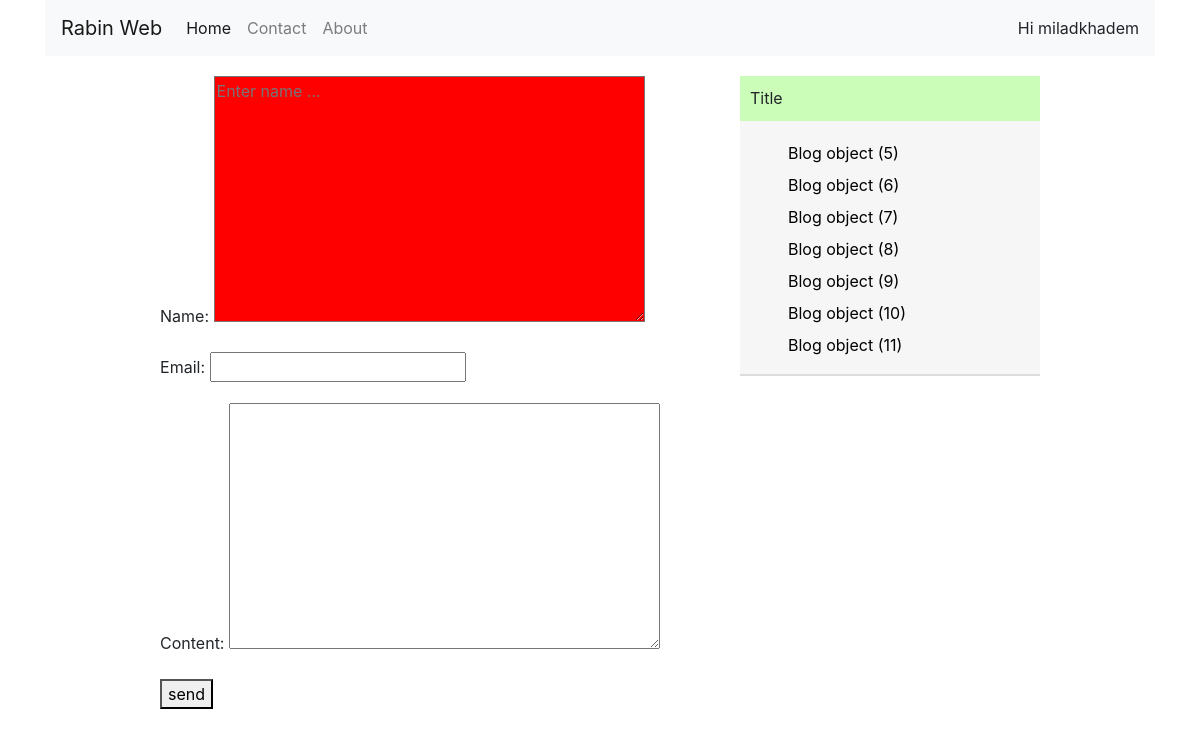
Page /contact (signed in) on the committed database.
### blog/models.py (models this page shows)
class Blog(models.Model):
    title = models.CharField(max_length=200)
    content = models.TextField()
    pub_date = models.DateField(auto_now_add=True)

### blog/views.py (the view)
# urls.py: path('contact',views.contact,name="contact"),
def contact(request):
    form = ContactBlogForm()
    if request.method == "POST":
        form = ContactBlogForm(request.POST)
        if form.is_valid():
            form.save()
            form = ContactBlogForm()
    dic = {
    'form' : form
    }
    return render(request, "contact.html",dic)

### blog/forms.py (shortened to what this page needs)
class ContactBlogForm(forms.ModelForm):
    name = forms.CharField(widget=forms.Textarea(attrs={
        'class' : 'name-field',
        'placeholder' : 'Enter name ...'
    }))
    email = forms.EmailField(required=False)
    class Meta:
        model = ContactBlog
        fields = '__all__'

### blog/list_blog.py (called while the page is built)
def list_objects(request):
    return {
        'all_posts' : Blog.objects.order_by('pub_date')
    }

### templates/contact.html
{% extends 'base.html' %}
{% block content %}
<form method="post">
  {{ form.as_p }}{% csrf_token %}
  <button type="submit" name="send">send</button>
</form>
{% endblock %}

### templates/base.html (shortened to what this page needs)
{% load static %}
<!DOCTYPE html>
<html lang="en" dir="ltr">
  <head>
<link rel="stylesheet" href="https://stackpath.bootstrapcdn.com/bootstrap/4.5.2/css/bootstrap.min.css">
<link rel="stylesheet" href="{% static 'style.css' %}">
  </head>
  <body>
<div class="container">
<header>
  <nav class="navbar navbar-expand-lg navbar-light bg-light">
  <a class="navbar-brand" href="#">Rabin Web</a>
  <div class="collapse navbar-collapse" id="navbarNav">
    <ul class="navbar-nav">
      <li class="nav-item active">
        <a class="nav-link" href="#">Home <span class="sr-only">(current)</span></a>
      </li>
      <li class="nav-item">
        <a class="nav-link" href="#">Contact</a>
      </li>
      <li class="nav-item">
        <a class="nav-link" href="#">About</a>
      </li>
    </ul>
  </div>
  <div class="nav-btn">
    {% if user.is_authenticated %}
    <span>Hi {{user.username}}</span>
    {% else %}
    <button type="button" class="btn btn-success">Login</button>
    {% endif %}
  </div>
</nav>
</header>
<div class="content-box">
<div class="box1">
{% block content %}{% endblock %}
</div>
<div class="box2">
  <div class="arch">
    <div class="arch-title">
      <span>Title</span>
    </div>
<div class="arch-content">
  <ul>
    {% regroup all_posts by pub_date as objs %}
        {% for group in objs %}
          {% for item in group.list %}
            <a href="#"><li>{{ item }}</li></a>
      {% endfor %}
  {% endfor %}
  </ul>
</div>
  </div>
</div>
</div>
</div>
  </body>
</html>

### static/style.css (style rules this page uses)
header { margin-bottom: 20px; }
.content-box { height: auto; width: 100%; display: flex; flex-wrap: wrap; justify-content: center; }
.arch { width: 300px; height: 300px; background-color: #F6F6F6; margin-left: 80px; border-bottom: 2px solid #DCDCDB; margin-bottom: 30px; }
.arch-title { width: 100%; height: 45px; background-color: #CBFDB8; padding: 10px; }
.arch-content ul { margin-top: 20px; }
.arch-content ul li { list-style: none; color: black; margin: 8px; }
.name-field { background-color: red; }

### rows in the picture
Blog: id "Blog object (5)"
Blog: id "Blog object (6)"
Blog: id "Blog object (7)"
Blog: id "Blog object (8)"
Blog: id "Blog object (9)"
Blog: id "Blog object (10)"
Blog: id "Blog object (11)"

### other values in the picture
{{ user.username }} "miladkhadem"
